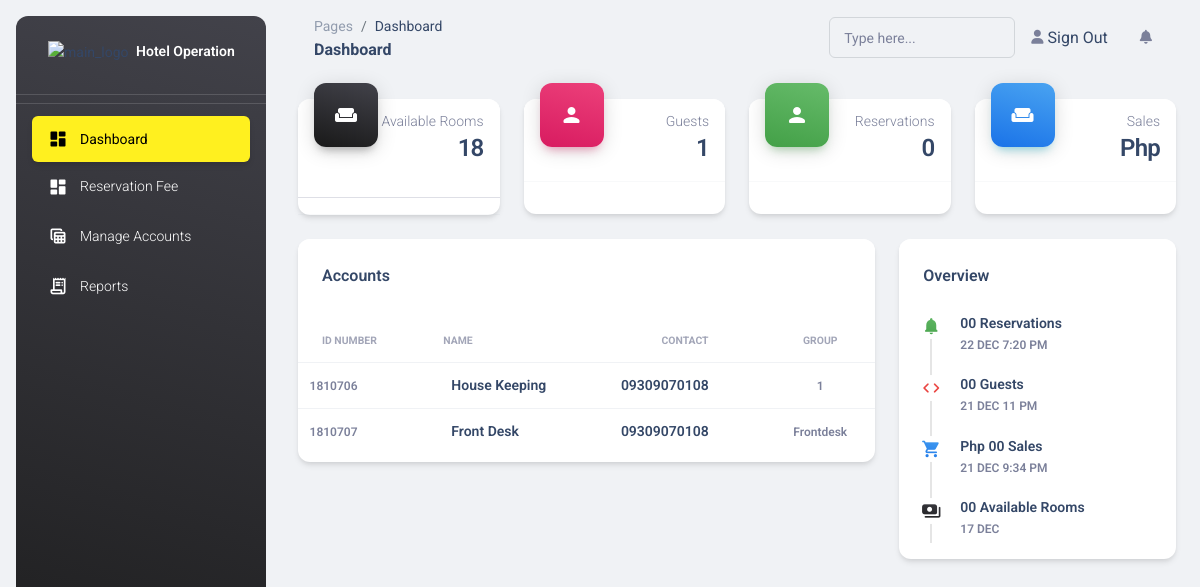
/HOTEL/pages/admindashboard.php, run on the app's committed database.
### tables this page shows
CREATE TABLE `accounts` (
  `ID` int(11) NOT NULL,
  `firstname` text NOT NULL,
  `lastname` text NOT NULL,
  `contact` text NOT NULL,
  `address` text NOT NULL,
  `email` text NOT NULL,
  `groups` text NOT NULL,
  `password` text NOT NULL,
  `date_start` text NOT NULL,
  `date_end` text NOT NULL,
  `time_start` text NOT NULL,
  `time_end` text NOT NULL,
  `status` text NOT NULL,
  `type` text NOT NULL
);

### HOTEL/pages/admindashboard.php (the view, shortened to what this page needs)
<?php
include_once("config.php");
?>
<!DOCTYPE html>
<html lang="en">
<head>
  <link href="../assets/css/nucleo-icons.css" rel="stylesheet" />
  <link href="../assets/css/nucleo-svg.css" rel="stylesheet" />
  <link id="pagestyle" href="../assets/css/material-dashboard.css?v=3.0.0" rel="stylesheet" />
</head>
<body class="g-sidenav-show  bg-gray-200">
  <aside class="sidenav navbar navbar-vertical navbar-expand-xs border-0 border-radius-xl my-3 fixed-start ms-3   bg-gradient-dark" id="sidenav-main">
    <div class="sidenav-header">
      <a class="navbar-brand m-0" href="../pages/admindashboard.php" target="_blank">
        <img src="../assets/img/logo-ct.png" class="navbar-brand-img h-100" alt="main_logo">
        <span class="ms-1 font-weight-bold text-white">Hotel Operation</span>
      </a>
    </div>
    <hr class="horizontal light mt-0 mb-2">
    <hr class="horizontal light mt-0 mb-2">
    <div class="collapse navbar-collapse  w-auto  max-height-vh-100" id="sidenav-collapse-main">
      <ul class="navbar-nav">
        <li class="nav-item">
          <a class="nav-link text-white active"style="background-color: #FFF01F" href="../pages/admindashboard.php">
            <div class="text-white text-center me-2 d-flex align-items-center justify-content-center">
              <i class="material-icons opacity-10" >dashboard</i>
            </div>
            <span class="nav-link-text ms-1">Dashboard</span>
          </a>
           <a class="nav-link text-white " href="../pages/reservationfee.php">
            <div class="text-white text-center me-2 d-flex align-items-center justify-content-center">
              <i class="material-icons opacity-10" >dashboard</i>
            </div>
            <span class="nav-link-text ms-1">Reservation Fee</span>
          </a>
        </li>
          <li class="nav-item">
          <a class="nav-link  "  href="../pages/createacc.php">
            <div class="text-white text-center me-2 d-flex align-items-center justify-content-center">
              <i class="material-icons icon-black opacity-10" >table_view</i>
            </div>
            <span class="nav-link-text ms-1">Manage Accounts</span>
          </a>
        </li>
          <li class="nav-item">
          <a class="nav-link text-white " href="../pages/adminreports.php">
            <div class="text-white text-center me-2 d-flex align-items-center justify-content-center">
             <i class="material-icons opacity-10">receipt_long</i>
            </div>
            <span class="nav-link-text ms-1">Reports</span>
          </a>
        </li>
      </ul>
    </div>
  </aside>
  <main class="main-content position-relative max-height-vh-100 h-100 border-radius-lg ">
    <nav class="navbar navbar-main navbar-expand-lg px-0 mx-4 shadow-none border-radius-xl" id="navbarBlur" navbar-scroll="true">
      <div class="container-fluid py-1 px-3">
        <nav aria-label="breadcrumb">
          <ol class="breadcrumb bg-transparent mb-0 pb-0 pt-1 px-0 me-sm-6 me-5">
            <li class="breadcrumb-item text-sm"><a class="opacity-5 text-dark" href="javascript:;">Pages</a></li>
            <li class="breadcrumb-item text-sm text-dark active" aria-current="page">Dashboard</li>
          </ol>
          <h6 class="font-weight-bolder mb-0">Dashboard</h6>
        </nav>
        <div class="collapse navbar-collapse mt-sm-0 mt-2 me-md-0 me-sm-4" id="navbar">
          <div class="ms-md-auto pe-md-3 d-flex align-items-center">
            <div class="input-group input-group-outline">
              <label class="form-label">Type here...</label>
              <input type="text" class="form-control">
            </div>
          </div>
          <ul class="navbar-nav  justify-content-end">
            <li class="nav-item d-flex align-items-center">
              <a href="javascript:;" class="nav-link text-body font-weight-bold px-0">
                <i class="fa fa-user me-sm-1"></i>
                <span class="d-sm-inline d-none"><a href="./destroyer.php" >Sign Out</a></span>
              </a>
            </li>
            <li class="nav-item px-3 d-flex align-items-center">
            </li>
            <li class="nav-item dropdown pe-2 d-flex align-items-center">
              <a href="javascript:;" class="nav-link text-body p-0" id="dropdownMenuButton" data-bs-toggle="dropdown" aria-expanded="false">
                <i class="fa fa-bell cursor-pointer"></i>
              </a>
            </li>
          </ul>
        </div>
      </div>
    </nav>
    <div class="container-fluid py-4">
      <div class="row">
        <div class="col-xl-3 col-sm-6 mb-xl-0 mb-4">
          <div class="card">
            <div class="card-header p-3 pt-2">
              <div class="icon icon-lg icon-shape bg-gradient-dark shadow-dark text-center border-radius-xl mt-n4 position-absolute">
                <i class="material-icons opacity-10">weekend</i>
              </div>
              <div class="text-end pt-1">
                <p class="text-sm mb-0 text-capitalize">Available Rooms</p>
                 <?php
                            $pric   = mysqli_query($mysqli,"SELECT count(ID) FROM rooms where status = 'available'");
                               while($row = mysqli_fetch_array($pric)) {
                               ?>
                 <h4 class="mb-0"><?php echo $row['count(ID)']?></h4> <?php }?>
              </div>
            </div>
                           <hr>
            <hr class="dark horizontal my-0">
          </div>
        </div>
        <div class="col-xl-3 col-sm-6 mb-xl-0 mb-4">
          <div class="card">
            <div class="card-header p-3 pt-2">
              <div class="icon icon-lg icon-shape bg-gradient-primary shadow-primary text-center border-radius-xl mt-n4 position-absolute">
                <i class="material-icons opacity-10">person</i>
              </div>
              <div class="text-end pt-1">
                <p class="text-sm mb-0 text-capitalize"> Guests</p>
                 <?php
                            $pric   = mysqli_query($mysqli,"SELECT count(ID) FROM accounts where groups = 'Guest'");
                               while($row = mysqli_fetch_array($pric)) {
                               ?>
                 <h4 class="mb-0"><?php echo $row['count(ID)'] ?></h4> <?php }?>
              </div>
            </div>
            <hr class="dark horizontal my-0">
            <div class="card-footer p-3">
            </div>
          </div>
        </div>
        <div class="col-xl-3 col-sm-6 mb-xl-0 mb-4">
          <div class="card">
            <div class="card-header p-3 pt-2">
              <div class="icon icon-lg icon-shape bg-gradient-success shadow-success text-center border-radius-xl mt-n4 position-absolute">
                <i class="material-icons opacity-10">person</i>
              </div>
              <div class="text-end pt-1">
                <p class="text-sm mb-0 text-capitalize"> Reservations</p>
                 <?php
                            $pric   = mysqli_query($mysqli,"SELECT count(ID) FROM reservation where status = 'Pending' or status = 'Ongoing'");
                               while($row = mysqli_fetch_array($pric)) {
                               ?>
                 <h4 class="mb-0"><?php echo $row['count(ID)'] ?></h4> <?php }?>
              </div>
            </div>
            <hr class="dark horizontal my-0">
            <div class="card-footer p-3">
            </div>
          </div>
        </div>
        <div class="col-xl-3 col-sm-6">
          <div class="card">
            <div class="card-header p-3 pt-2">
              <div class="icon icon-lg icon-shape bg-gradient-info shadow-info text-center border-radius-xl mt-n4 position-absolute">
                <i class="material-icons opacity-10">weekend</i>
              </div>
              <div class="text-end pt-1">
                <p class="text-sm mb-0 text-capitalize">Sales</p>
                 <?php
                             $pric   = mysqli_query($mysqli,"SELECT sum(payment) FROM reservation  ");
                               while($row = mysqli_fetch_array($pric)) {
                               ?>
                 <h4 class="mb-0">Php <?php echo $row['sum(payment)'] ?> </h4> <?php }?>
              </div>
            </div>
            <hr class="dark horizontal my-0">
            <div class="card-footer p-3">
            </div>
          </div>
        </div>
      </div>
      <div class="row mb-4">
        <div class="col-lg-8 col-md-6 mb-md-0 mb-4">
          <div class="card">
            <div class="card-header pb-0">
              <div class="row">
                <div class="col-lg-6 col-7">
                  <h6>Accounts</h6>
                </div>
              </div>
            </div>
            <div class="card-body px-0 pb-2">
              <div class="table-responsive">
                <table class="table align-items-center mb-0">
                  <thead>
                    <tr>
                      <th class="text-uppercase text-secondary text-xxs font-weight-bolder opacity-7">Id Number</th>
                      <th class="text-uppercase text-secondary text-xxs font-weight-bolder opacity-7 ps-2">Name</th>
                      <th class="text-center text-uppercase text-secondary text-xxs font-weight-bolder opacity-7">Contact</th>
                      <th class="text-center text-uppercase text-secondary text-xxs font-weight-bolder opacity-7">Group</th>
                    </tr>
                  </thead>
                  <tbody>
                     <?php
                     $rss=mysqli_query($mysqli,"select * from accounts where not groups='admin' and not groups='Guest'");
                   while ( $res=mysqli_fetch_array($rss)) {
                    echo " <tr> <td class='align-middle ' style=' padding-left: 2%;'> <span class='text-secondary text-xs font-weight-bold'>".$res['ID']."</span></td>";
                    echo " <td> <div class='d-flex px-2 py-1'><div></div><div class='d-flex flex-column justify-content-center'><h6 class='mb-0 text-sm'>".$res['firstname'].' '.$res['lastname']."</h6></div></div></td>";
                    echo " <td> <div class='d-flex px-2 py-1'><div></div><div class='d-flex flex-column justify-content-center'><h6 class='mb-0 text-sm'>".$res['contact']."</h6></div>
                        </div></td>";
                    echo " <td class='align-middle text-center'>
                        <span class='text-secondary text-xs font-weight-bold'>".$res['groups']."</span>
                      </td></tr>";
                                            }
                                           ?>
                  </tbody>
                </table>
              </div>
            </div>
          </div>
        </div>
        <div class="col-lg-4 col-md-6">
          <div class="card h-100">
            <div class="card-header pb-0">
              <h6>Overview</h6>
            </div>
            <div class="card-body p-3">
              <div class="timeline timeline-one-side">
                <div class="timeline-block mb-3">
                  <span class="timeline-step">
                    <i class="material-icons text-success text-gradient">notifications</i>
                  </span>
                  <div class="timeline-content">
                    <h6 class="text-dark text-sm font-weight-bold mb-0">00 Reservations</h6>
                    <p class="text-secondary font-weight-bold text-xs mt-1 mb-0">22 DEC 7:20 PM</p>
                  </div>
                </div>
                <div class="timeline-block mb-3">
                  <span class="timeline-step">
                    <i class="material-icons text-danger text-gradient">code</i>
                  </span>
                  <div class="timeline-content">
                    <h6 class="text-dark text-sm font-weight-bold mb-0">00 Guests</h6>
                    <p class="text-secondary font-weight-bold text-xs mt-1 mb-0">21 DEC 11 PM</p>
                  </div>
                </div>
                <div class="timeline-block mb-3">
                  <span class="timeline-step">
                    <i class="material-icons text-info text-gradient">shopping_cart</i>
                  </span>
                  <div class="timeline-content">
                    <h6 class="text-dark text-sm font-weight-bold mb-0">Php 00 Sales</h6>
                    <p class="text-secondary font-weight-bold text-xs mt-1 mb-0">21 DEC 9:34 PM</p>
                  </div>
                </div>
                <div class="timeline-block">
                  <span class="timeline-step">
                    <i class="material-icons text-dark text-gradient">payments</i>
                  </span>
                  <div class="timeline-content">
                    <h6 class="text-dark text-sm font-weight-bold mb-0">00 Available Rooms</h6>
                    <p class="text-secondary font-weight-bold text-xs mt-1 mb-0">17 DEC</p>
                  </div>
                </div>
              </div>
            </div>
          </div>
        </div>
      </div>
    </div>
  </main>
</body>
</html>

### HOTEL/assets/css/nucleo-svg.css (style rules this page uses)
.icon { display: inline-block; color: #111111; height: 1em; width: 1em; }
.icon-lg { height: 1.6em; width: 1.6em; }
.icon { fill: currentColor; stroke: none; }

### data on the page
accounts: ID "1810706", firstname "House", lastname "Keeping", contact "09309070108", groups "1"
accounts: ID "1810707", firstname "Front", lastname "Desk", contact "09309070108", groups "Frontdesk"

### other printed values
$row['count(ID)'] "18"
$row['count(ID)'] "1"
$row['count(ID)'] "0"
